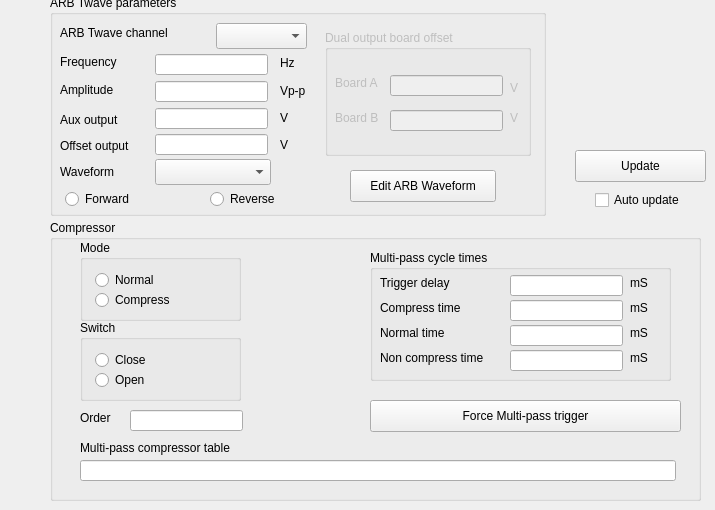
      <widget class="QWidget" name="TwaveMode">
       <attribute name="title">
        <string>Twave mode</string>
       </attribute>
       <widget class="QGroupBox" name="gbARBtwaveParms">
        <property name="geometry">
         <rect>
          <x>50</x>
          <y>-5</y>
          <width>496</width>
          <height>221</height>
         </rect>
        </property>
        <property name="title">
         <string>ARB Twave parameters</string>
        </property>
        <widget class="QLineEdit" name="leSWFREQ">
         <property name="geometry">
          <rect>
           <x>105</x>
           <y>59</y>
           <width>113</width>
           <height>21</height>
          </rect>
         </property>
        </widget>
        <widget class="QLabel" name="label_115">
         <property name="geometry">
          <rect>
           <x>10</x>
           <y>59</y>
           <width>71</width>
           <height>16</height>
          </rect>
         </property>
         <property name="text">
          <string>Frequency</string>
         </property>
        </widget>
        <widget class="QLineEdit" name="leSWFVRNG">
         <property name="geometry">
          <rect>
           <x>105</x>
           <y>86</y>
           <width>113</width>
           <height>21</height>
          </rect>
         </property>
        </widget>
        <widget class="QLineEdit" name="leSWFVAUX">
         <property name="geometry">
          <rect>
           <x>105</x>
           <y>113</y>
           <width>113</width>
           <height>21</height>
          </rect>
         </property>
        </widget>
        <widget class="QLineEdit" name="leSWFVOFF">
         <property name="geometry">
          <rect>
           <x>105</x>
           <y>139</y>
           <width>113</width>
           <height>21</height>
          </rect>
         </property>
        </widget>
        <widget class="QLabel" name="label_116">
         <property name="geometry">
          <rect>
           <x>10</x>
           <y>87</y>
           <width>71</width>
           <height>16</height>
          </rect>
         </property>
         <property name="text">
          <string>Amplitude</string>
         </property>
        </widget>
        <widget class="QLabel" name="label_117">
         <property name="geometry">
          <rect>
           <x>10</x>
           <y>117</y>
           <width>71</width>
           <height>16</height>
          </rect>
         </property>
         <property name="text">
          <string>Aux output</string>
         </property>
        </widget>
        <widget class="QLabel" name="label_118">
         <property name="geometry">
          <rect>
           <x>10</x>
           <y>143</y>
           <width>86</width>
           <height>16</height>
          </rect>
         </property>
         <property name="text">
          <string>Offset output</string>
         </property>
        </widget>
        <widget class="QLabel" name="label_119">
         <property name="geometry">
          <rect>
           <x>230</x>
           <y>60</y>
           <width>31</width>
           <height>16</height>
          </rect>
         </property>
         <property name="text">
          <string>Hz</string>
         </property>
        </widget>
        <widget class="QLabel" name="label_120">
         <property name="geometry">
          <rect>
           <x>230</x>
           <y>88</y>
           <width>31</width>
           <height>16</height>
          </rect>
         </property>
         <property name="text">
          <string>Vp-p</string>
         </property>
        </widget>
        <widget class="QLabel" name="label_121">
         <property name="geometry">
          <rect>
           <x>230</x>
           <y>115</y>
           <width>31</width>
           <height>16</height>
          </rect>
         </property>
         <property name="text">
          <string>V</string>
         </property>
        </widget>
        <widget class="QLabel" name="label_122">
         <property name="geometry">
          <rect>
           <x>230</x>
           <y>142</y>
           <width>31</width>
           <height>16</height>
          </rect>
         </property>
         <property name="text">
          <string>V</string>
         </property>
        </widget>
        <widget class="QLabel" name="label_123">
         <property name="geometry">
          <rect>
           <x>10</x>
           <y>169</y>
           <width>86</width>
           <height>16</height>
          </rect>
         </property>
         <property name="text">
          <string>Waveform</string>
         </property>
        </widget>
        <widget class="QComboBox" name="comboSWFTYP">
         <property name="geometry">
          <rect>
           <x>105</x>
           <y>164</y>
           <width>116</width>
           <height>26</height>
          </rect>
         </property>
        </widget>
        <widget class="QRadioButton" name="rbSWFDIR_FWD">
         <property name="geometry">
          <rect>
           <x>15</x>
           <y>194</y>
           <width>100</width>
           <height>20</height>
          </rect>
         </property>
         <property name="text">
          <string>Forward</string>
         </property>
        </widget>
        <widget class="QRadioButton" name="rbSWFDIR_REV">
         <property name="geometry">
          <rect>
           <x>160</x>
           <y>194</y>
           <width>81</width>
           <height>20</height>
          </rect>
         </property>
         <property name="text">
          <string>Reverse</string>
         </property>
        </widget>
        <widget class="QLabel" name="label_185">
         <property name="geometry">
          <rect>
           <x>10</x>
           <y>30</y>
           <width>131</width>
           <height>16</height>
          </rect>
         </property>
         <property name="text">
          <string>ARB Twave channel</string>
         </property>
        </widget>
        <widget class="QComboBox" name="comboARBmodule">
         <property name="geometry">
          <rect>
           <x>166</x>
           <y>28</y>
           <width>91</width>
           <height>26</height>
          </rect>
         </property>
        </widget>
        <widget class="QGroupBox" name="gbDualOutput">
         <property name="enabled">
          <bool>false</bool>
         </property>
         <property name="geometry">
          <rect>
           <x>275</x>
           <y>35</y>
           <width>206</width>
           <height>126</height>
          </rect>
         </property>
         <property name="toolTip">
          <string>Enabled by the system when the ARB channel has two output boards attached</string>
         </property>
         <property name="title">
          <string>Dual output board offset</string>
         </property>
         <widget class="QLabel" name="label_190">
          <property name="geometry">
           <rect>
            <x>10</x>
            <y>45</y>
            <width>51</width>
            <height>16</height>
           </rect>
          </property>
          <property name="text">
           <string>Board A</string>
          </property>
         </widget>
         <widget class="QLineEdit" name="leSARBOFFA">
          <property name="geometry">
           <rect>
            <x>65</x>
            <y>45</y>
            <width>113</width>
            <height>21</height>
           </rect>
          </property>
          <property name="toolTip">
           <string>Voltage offset for board A, -10 to 10 volts</string>
          </property>
         </widget>
         <widget class="QLabel" name="label_191">
          <property name="geometry">
           <rect>
            <x>10</x>
            <y>80</y>
            <width>51</width>
            <height>16</height>
           </rect>
          </property>
          <property name="text">
           <string>Board B</string>
          </property>
         </widget>
         <widget class="QLineEdit" name="leSARBOFFB">
          <property name="geometry">
           <rect>
            <x>65</x>
            <y>80</y>
            <width>113</width>
            <height>21</height>
           </rect>
          </property>
          <property name="toolTip">
           <string>Voltage offset for board B, -10 to 10 volts</string>
          </property>
         </widget>
         <widget class="QLabel" name="label_192">
          <property name="geometry">
           <rect>
            <x>185</x>
            <y>50</y>
            <width>16</width>
            <height>16</height>
           </rect>
          </property>
          <property name="text">
           <string>V</string>
          </property>
         </widget>
         <widget class="QLabel" name="label_193">
          <property name="geometry">
           <rect>
            <x>185</x>
            <y>80</y>
            <width>16</width>
            <height>16</height>
           </rect>
          </property>
          <property name="text">
           <string>V</string>
          </property>
         </widget>
        </widget>
        <widget class="QPushButton" name="pbEditARBwf">
         <property name="geometry">
          <rect>
           <x>300</x>
           <y>175</y>
           <width>146</width>
           <height>32</height>
          </rect>
         </property>
         <property name="text">
          <string>Edit ARB Waveform</string>
         </property>
        </widget>
       </widget>
       <widget class="QGroupBox" name="gbARBcompressor">
        <property name="geometry">
         <rect>
          <x>50</x>
          <y>220</y>
          <width>651</width>
          <height>281</height>
         </rect>
        </property>
        <property name="title">
         <string>Compressor</string>
        </property>
        <widget class="QLabel" name="label_133">
         <property name="geometry">
          <rect>
           <x>30</x>
           <y>190</y>
           <width>59</width>
           <height>16</height>
          </rect>
         </property>
         <property name="text">
          <string>Order</string>
         </property>
        </widget>
        <widget class="QGroupBox" name="gbARBtiming">
         <property name="geometry">
          <rect>
           <x>320</x>
           <y>30</y>
           <width>301</width>
           <height>131</height>
          </rect>
         </property>
         <property name="title">
          <string>Multi-pass cycle times</string>
         </property>
         <widget class="QLabel" name="label_142">
          <property name="geometry">
           <rect>
            <x>10</x>
            <y>25</y>
            <width>96</width>
            <height>16</height>
           </rect>
          </property>
          <property name="text">
           <string>Trigger delay</string>
          </property>
         </widget>
         <widget class="QLabel" name="label_143">
          <property name="geometry">
           <rect>
            <x>10</x>
            <y>50</y>
            <width>96</width>
            <height>16</height>
           </rect>
          </property>
          <property name="text">
           <string>Compress time</string>
          </property>
         </widget>
         <widget class="QLabel" name="label_144">
          <property name="geometry">
           <rect>
            <x>10</x>
            <y>75</y>
            <width>96</width>
            <height>16</height>
           </rect>
          </property>
          <property name="text">
           <string>Normal time</string>
          </property>
         </widget>
         <widget class="QLabel" name="label_145">
          <property name="geometry">
           <rect>
            <x>10</x>
            <y>100</y>
            <width>121</width>
            <height>16</height>
           </rect>
          </property>
          <property name="text">
           <string>Non compress time</string>
          </property>
         </widget>
         <widget class="QLineEdit" name="leSARBCTD">
          <property name="geometry">
           <rect>
            <x>140</x>
            <y>25</y>
            <width>113</width>
            <height>21</height>
           </rect>
          </property>
         </widget>
         <widget class="QLabel" name="label_146">
          <property name="geometry">
           <rect>
            <x>260</x>
            <y>25</y>
            <width>26</width>
            <height>16</height>
           </rect>
          </property>
          <property name="text">
           <string>mS</string>
          </property>
         </widget>
         <widget class="QLineEdit" name="leSARBCTC">
          <property name="geometry">
           <rect>
            <x>140</x>
            <y>50</y>
            <width>113</width>
            <height>21</height>
           </rect>
          </property>
         </widget>
         <widget class="QLineEdit" name="leSARBCTN">
          <property name="geometry">
           <rect>
            <x>140</x>
            <y>75</y>
            <width>113</width>
            <height>21</height>
           </rect>
          </property>
         </widget>
         <widget class="QLineEdit" name="leSARBCTNC">
          <property name="geometry">
           <rect>
            <x>140</x>
            <y>100</y>
            <width>113</width>
            <height>21</height>
           </rect>
          </property>
         </widget>
         <widget class="QLabel" name="label_147">
          <property name="geometry">
           <rect>
            <x>260</x>
            <y>50</y>
            <width>26</width>
            <height>16</height>
           </rect>
          </property>
          <property name="text">
           <string>mS</string>
          </property>
         </widget>
         <widget class="QLabel" name="label_148">
          <property name="geometry">
           <rect>
            <x>260</x>
            <y>75</y>
            <width>26</width>
            <height>16</height>
           </rect>
          </property>
          <property name="text">
           <string>mS</string>
          </property>
         </widget>
         <widget class="QLabel" name="label_149">
          <property name="geometry">
           <rect>
            <x>260</x>
            <y>100</y>
            <width>26</width>
            <height>16</height>
           </rect>
          </property>
          <property name="text">
           <string>mS</string>
          </property>
         </widget>
        </widget>
        <widget class="QPushButton" name="pbARBforceTrigger">
         <property name="geometry">
          <rect>
           <x>320</x>
           <y>180</y>
           <width>311</width>
           <height>32</height>
          </rect>
         </property>
         <property name="text">
          <string>Force Multi-pass trigger</string>
         </property>
        </widget>
        <widget class="QLabel" name="label_150">
         <property name="geometry">
          <rect>
           <x>30</x>
           <y>220</y>
           <width>191</width>
           <height>16</height>
          </rect>
         </property>
         <property name="text">
          <string>Multi-pass compressor table</string>
         </property>
        </widget>
        <widget class="QLineEdit" name="leSARBCTBL">
         <property name="geometry">
          <rect>
           <x>30</x>
           <y>240</y>
           <width>596</width>
           <height>21</height>
          </rect>
         </property>
        </widget>
        <widget class="QGroupBox" name="gbARBmode">
         <property name="geometry">
          <rect>
           <x>30</x>
           <y>20</y>
           <width>161</width>
           <height>81</height>
          </rect>
         </property>
         <property name="title">
          <string>Mode</string>
         </property>
         <widget class="QRadioButton" name="rbSARBCMODE_NORMAL">
          <property name="geometry">
           <rect>
            <x>15</x>
            <y>30</y>
            <width>100</width>
            <height>20</height>
           </rect>
          </property>
          <property name="text">
           <string>Normal</string>
          </property>
         </widget>
         <widget class="QRadioButton" name="rbSARBCMODE_COMPRESS">
          <property name="geometry">
           <rect>
            <x>15</x>
            <y>50</y>
            <width>100</width>
            <height>20</height>
           </rect>
          </property>
          <property name="text">
           <string>Compress</string>
          </property>
         </widget>
        </widget>
        <widget class="QGroupBox" name="gbARBswitch">
         <property name="geometry">
          <rect>
           <x>30</x>
           <y>100</y>
           <width>161</width>
           <height>81</height>
          </rect>
         </property>
         <property name="title">
          <string>Switch</string>
         </property>
         <widget class="QRadioButton" name="rbSARBCSW_CLOSE">
          <property name="geometry">
           <rect>
            <x>15</x>
            <y>30</y>
            <width>100</width>
            <height>20</height>
           </rect>
          </property>
          <property name="text">
           <string>Close</string>
          </property>
         </widget>
         <widget class="QRadioButton" name="rbSARBCSW_OPEN">
          <property name="geometry">
           <rect>
            <x>15</x>
            <y>50</y>
            <width>100</width>
            <height>20</height>
           </rect>
          </property>
          <property name="text">
           <string>Open</string>
          </property>
         </widget>
        </widget>
        <widget class="QLineEdit" name="leSARBCORDER">
         <property name="geometry">
          <rect>
           <x>80</x>
           <y>190</y>
           <width>113</width>
           <height>21</height>
          </rect>
         </property>
        </widget>
       </widget>
       <widget class="QPushButton" name="pbARBtwaveUpdate">
        <property name="geometry">
         <rect>
          <x>575</x>
          <y>150</y>
          <width>131</width>
          <height>32</height>
         </rect>
        </property>
        <property name="text">
         <string>Update</string>
        </property>
       </widget>
       <widget class="QCheckBox" name="chkARBautoUpdate">
        <property name="geometry">
         <rect>
          <x>595</x>
          <y>190</y>
          <width>101</width>
          <height>20</height>
         </rect>
        </property>
        <property name="text">
         <string>Auto update</string>
        </property>
       </widget>
      </widget>
